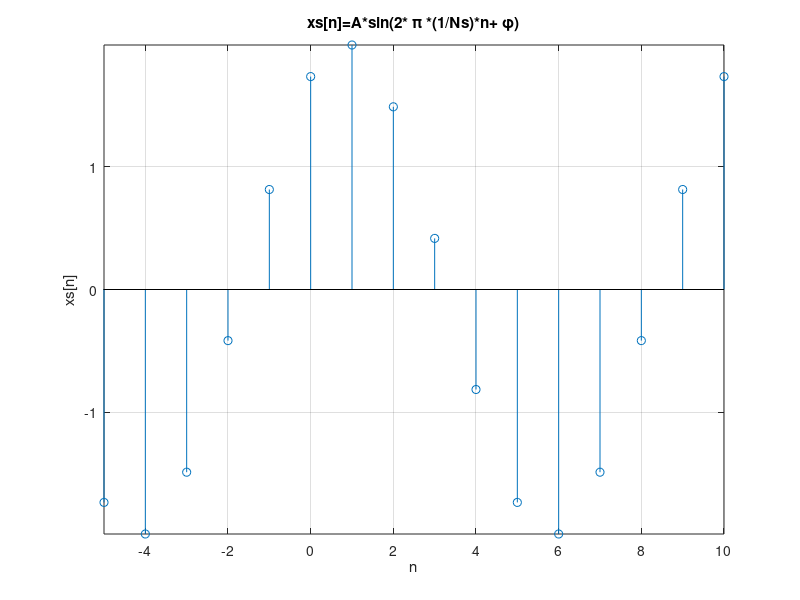
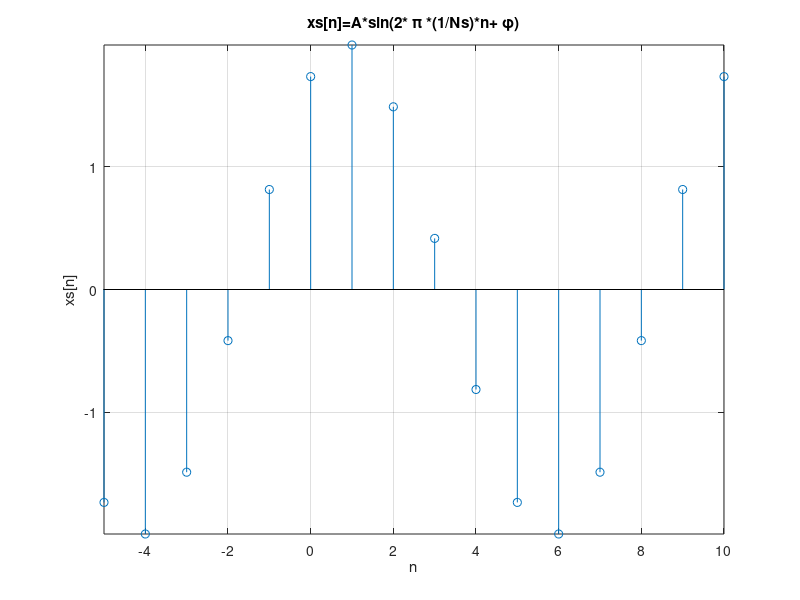

MATLAB code to generate these figures, in order:
A=2; Ns=10; phi=pi/3;
n1=-5; n2=10;
n=n1:n2;

figure()
xs=A*sin(2*pi*(1/Ns)*n+phi);
stem(n,xs);
xlabel('n'),ylabel('xs[n]');
title('xs[n]=A*sin(2* \pi *(1/Ns)*n+ \phi)');
axis tight;
grid on;

figure()
xs=@(t) (A*sin(2*pi*(1/Ns)*n+phi));
stem(n,xs(n));
xlabel('n'),ylabel('xs[n]');
title('xs[n]=A*sin(2* \pi *(1/Ns)*n+ \phi)');
axis tight;
grid on;